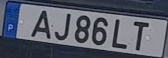
#> input picture cropped/0_frame_000001(1).jpg, 168 x 58 px, found by its file name; its folder holds only this picture in this run
$ python 'white pixels.py'
#> lines starting #> are read from the running program, lines starting #| are printed output that depends on the picture; after the words box and inside, x2 and y2 are one past the last pixel; in counts of white or black regions, pixels touching at a corner belong together
import cv2
import os
import numpy as np

def binarize_image(image_path):
    # Load the image
    image = cv2.imread(image_path)
#> image is the input picture: shape (58, 168, 3); mean B, G, R 106.2, 92.7, 88.4

    # Convert the image to grayscale
    grayscale_image = cv2.cvtColor(image, cv2.COLOR_BGR2GRAY)
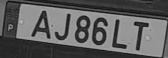
#> grayscale_image: shape (58, 168); min 9, max 182, mean 93

    # Apply thresholding to create a binary image
    _, binary_image = cv2.threshold(grayscale_image, 127, 255, cv2.THRESH_BINARY_INV)
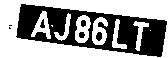
#> binary_image: shape (58, 168); 59.7% white; 7 black regions (2 under 20 px), largest, box (x1, y1, x2, y2) and area: (16, 4, 167, 57) 3794, (96, 32, 102, 41) 43, (81, 20, 86, 27) 30, (79, 32, 85, 38) 30, (40, 19, 45, 28) 28

    # Find white pixels and set them to 1
    binary_image[binary_image == 255] = 1

    # Show the original and binary images
    cv2.imshow("Original Image", image)
    cv2.imshow("Binary Image", binary_image)
    cv2.waitKey(0)
    cv2.destroyAllWindows()

# Folder path containing the images
folder_path = "C:/Users/Santi LM/Downloads/cropped"

# Iterate over images in the folder
for file_name in os.listdir(folder_path):
    if file_name.endswith(('.png', '.jpg', '.jpeg')):  # Filter files based on extensions if needed
        image_path = os.path.join(folder_path, file_name)
        binarize_image(image_path)
